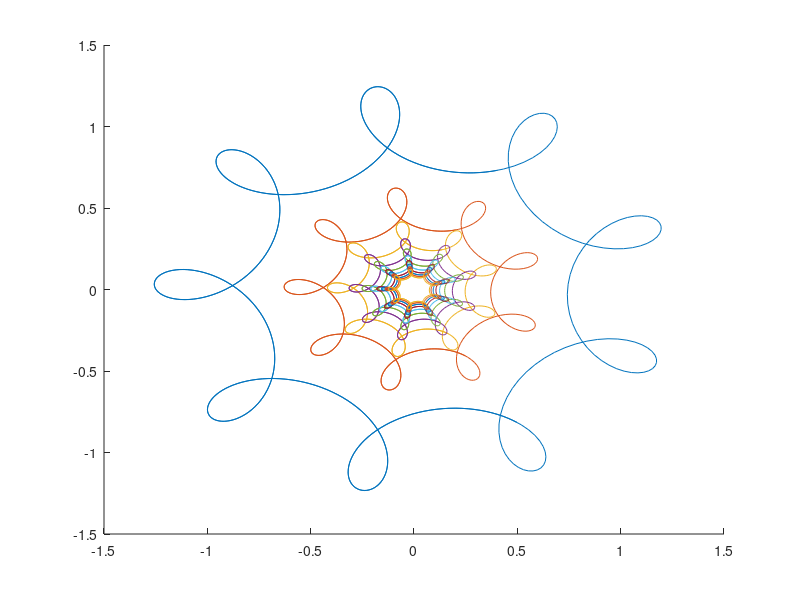

This figure's MATLAB source:
t = linspace(-5, 5, 500);
x = cos(t) - 1/4 * cos(t * 8) + 1/16 * sin(8 * t)
y = sin(t) + 1/4 * sin(t * 8) + 1/16 * cos(8 * t)
  
k = linspace(1,100,100);

hold on;

for i = 1:10
  plot(x/i, y/i);
endfor